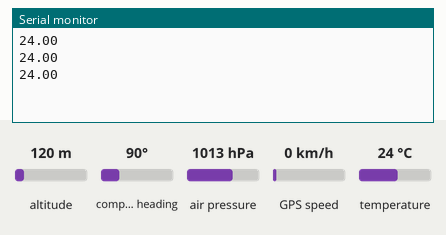
This sketch was run on a simulated Arduino Uno, built with avr-gcc and run on an emulated ATmega328P. Parts: the last lines printed to the serial monitor. The inputs (shaded band) are chosen by the test bench; at power-on: temperature 24 °C, altitude 120 m, compass heading 90°, air pressure 1013 hPa, GPS speed 0 km/h. The GPS gets a fix after 3 s at 37.7749, -122.4194 with 8 satellites.

Above: at 1.2 s.
1.3 s: temperature set to 12 °C
At 2.2 s:
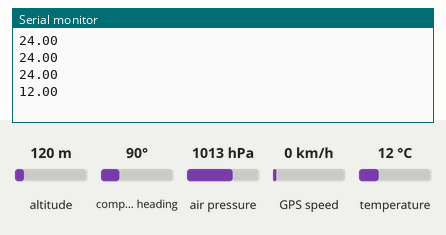
2.8 s: temperature set to 19 °C
At 3.3 s:
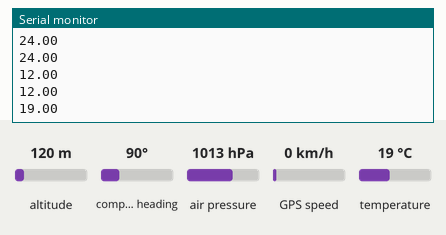
Timing chart, 0 to 5.8 s (numbered marks = the images above; inputs shaded):
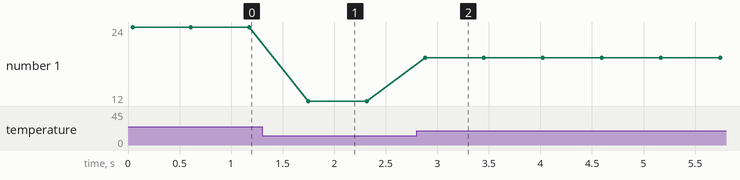

The sketch:

cansatCRFP.ino
```cpp
/* Programa básico para el Taller CANSAT CLM 2019
 * Lee datos de presión atmosférica, temperatura y altitud barométrica de un BMP180,
 * lee latitud, longitud y altitud de un GPS Neo6M
 * y los envía a la estación de tierra via radio (APC220)
 * con una frecuencia de 1s.
 * César Rangil
 * 12/12/2019
 */


#include <SoftwareSerial.h>
#include <TinyGPS++.h>
#include <Wire.h>
#include <Adafruit_BMP085.h>    //Librería del BMP180
//#include <Adafruit_BMP280.h>    //Librería del BMP280

SoftwareSerial radio(6, 7); // RX, TX   Radio APC220
SoftwareSerial ss(4, 3);    // RX, TX   Recepción GPS Neo6M

Adafruit_BMP085 bmp;        // BMP180
//Adafruit_BMP280 bmp;      // BMP280
TinyGPSPlus gps;            // GPS Neo6M

void setup() {
  Serial.begin(9600);
  radio.begin(9600);
  ss.begin(9600);
  radio.println("Comienza la transmisión via radio");
  if (!bmp.begin()) {
    radio.println("No se encuentra el sensor BMP180, comprueba la conexión!");
    Serial.println("No se encuentra el sensor BMP180, comprueba la conexión!");
  }
}

void loop() { // run over and over
    Serial.println(bmp.readTemperature());  // manda la temperatura al puerto serie por debugging

    /****** Comienza la transmisión por radio ******/
    radio.print(bmp.readTemperature());     // temperatura en ºC
    radio.print(",\t");
    radio.print(bmp.readPressure()/100.0,2);    // Presión en hPa
    radio.print(",\t ");
    radio.print(bmp.readAltitude(102110));  // Altitud barométrica en m
    radio.print(",\t");
    radio.print(gps.location.lat(),6);      // Latitud GPS
    radio.print(",\t");
    radio.print(gps.location.lng(),6);      // Longitud GPS
    radio.print(",\t");
    radio.println(gps.altitude.meters());   // Altitud GPS
    /****** Fin de transimisón por radio ******/

    smartDelay(500);
}

static void smartDelay(unsigned long ms)
{
  unsigned long start = millis();
  do
  {
    while (ss.available())
      gps.encode(ss.read());
  } while (millis() - start < ms);
}
```

Measured:
- after the input at 1.3 s, the serial monitor: prints a new line after 0.45 s (image 1)
- after the input at 2.8 s, the serial monitor: prints a new line after 0.08 s (image 2)
- plotted number 1: 24 → 12 after the input at 1.3 s, 12 → 19 after the input at 2.8 s
